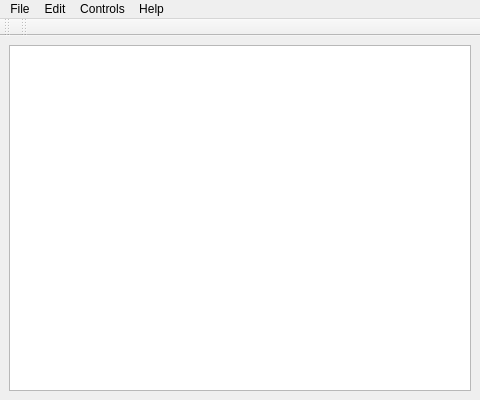
<?xml version="1.0" encoding="UTF-8"?>
<ui version="4.0">
 <class>RobotQt</class>
 <widget class="QMainWindow" name="RobotQt">
  <property name="geometry">
   <rect>
    <x>0</x>
    <y>0</y>
    <width>480</width>
    <height>400</height>
   </rect>
  </property>
  <property name="minimumSize">
   <size>
    <width>480</width>
    <height>400</height>
   </size>
  </property>
  <property name="windowTitle">
   <string>MainWindow</string>
  </property>
  <property name="windowIcon">
   <iconset resource="../src/robotqt_imgs.qrc">
    <normaloff>:/images/logo.png</normaloff>:/images/logo.png</iconset>
  </property>
  <widget class="QWidget" name="centralwidget">
   <layout class="QGridLayout" name="gridLayout">
    <item row="0" column="0">
     <widget class="QGraphicsView" name="graphicsView"/>
    </item>
   </layout>
  </widget>
  <widget class="QMenuBar" name="menubar">
   <property name="geometry">
    <rect>
     <x>0</x>
     <y>0</y>
     <width>480</width>
     <height>25</height>
    </rect>
   </property>
   <widget class="QMenu" name="menuFile">
    <property name="title">
     <string>File</string>
    </property>
    <addaction name="actionNew"/>
    <addaction name="actionAddPlugin"/>
    <addaction name="separator"/>
    <addaction name="actionQuit"/>
   </widget>
   <widget class="QMenu" name="menuEdit">
    <property name="title">
     <string>Edit</string>
    </property>
    <addaction name="actionSourceEditor"/>
    <addaction name="actionPreferences"/>
   </widget>
   <widget class="QMenu" name="menuControls">
    <property name="title">
     <string>Controls</string>
    </property>
    <addaction name="actionPlay"/>
    <addaction name="actionPause"/>
    <addaction name="actionStop"/>
   </widget>
   <widget class="QMenu" name="menuHelp">
    <property name="title">
     <string>Help</string>
    </property>
    <addaction name="actionAboutRobotQt"/>
   </widget>
   <addaction name="menuFile"/>
   <addaction name="menuEdit"/>
   <addaction name="menuControls"/>
   <addaction name="menuHelp"/>
  </widget>
  <widget class="QToolBar" name="fileToolBar">
   <property name="windowTitle">
    <string>toolBar</string>
   </property>
   <attribute name="toolBarArea">
    <enum>TopToolBarArea</enum>
   </attribute>
   <attribute name="toolBarBreak">
    <bool>false</bool>
   </attribute>
  </widget>
  <widget class="QToolBar" name="controlToolBar">
   <property name="windowTitle">
    <string>toolBar</string>
   </property>
   <attribute name="toolBarArea">
    <enum>TopToolBarArea</enum>
   </attribute>
   <attribute name="toolBarBreak">
    <bool>false</bool>
   </attribute>
  </widget>
  <action name="actionNew">
   <property name="icon">
    <iconset resource="../src/robotqt_imgs.qrc">
     <normaloff>:/images/document-new.svg</normaloff>:/images/document-new.svg</iconset>
   </property>
   <property name="text">
    <string>&amp;New</string>
   </property>
   <property name="toolTip">
    <string>Create a new blank RobotQt scenario</string>
   </property>
  </action>
  <action name="actionAddPlugin">
   <property name="icon">
    <iconset resource="../src/robotqt_imgs.qrc">
     <normaloff>:/images/list-add.svg</normaloff>:/images/list-add.svg</iconset>
   </property>
   <property name="text">
    <string>&amp;Add Plugin</string>
   </property>
   <property name="toolTip">
    <string>Add a Plugin</string>
   </property>
   <property name="shortcut">
    <string>Ctrl+A</string>
   </property>
  </action>
  <action name="actionQuit">
   <property name="text">
    <string>&amp;Quit</string>
   </property>
   <property name="toolTip">
    <string>Quit RobotQt</string>
   </property>
   <property name="menuRole">
    <enum>QAction::QuitRole</enum>
   </property>
  </action>
  <action name="actionSourceEditor">
   <property name="icon">
    <iconset resource="../src/robotqt_imgs.qrc">
     <normaloff>:/images/text-x-script.svg</normaloff>:/images/text-x-script.svg</iconset>
   </property>
   <property name="text">
    <string>S&amp;ource Editor</string>
   </property>
   <property name="toolTip">
    <string>Open the Source Editor</string>
   </property>
   <property name="shortcut">
    <string>Ctrl+Shift+O</string>
   </property>
  </action>
  <action name="actionPreferences">
   <property name="text">
    <string>Preferences...</string>
   </property>
   <property name="menuRole">
    <enum>QAction::PreferencesRole</enum>
   </property>
  </action>
  <action name="actionPlay">
   <property name="icon">
    <iconset resource="../src/robotqt_imgs.qrc">
     <normaloff>:/images/media-playback-start.svg</normaloff>:/images/media-playback-start.svg</iconset>
   </property>
   <property name="text">
    <string>&amp;Play</string>
   </property>
   <property name="toolTip">
    <string>Play Simulation</string>
   </property>
   <property name="shortcut">
    <string>Ctrl+P</string>
   </property>
  </action>
  <action name="actionPause">
   <property name="icon">
    <iconset resource="../src/robotqt_imgs.qrc">
     <normaloff>:/images/media-playback-pause.svg</normaloff>:/images/media-playback-pause.svg</iconset>
   </property>
   <property name="text">
    <string>Pa&amp;use</string>
   </property>
   <property name="toolTip">
    <string>Pause Simulation</string>
   </property>
   <property name="shortcut">
    <string>Ctrl+U</string>
   </property>
  </action>
  <action name="actionStop">
   <property name="icon">
    <iconset resource="../src/robotqt_imgs.qrc">
     <normaloff>:/images/media-playback-stop.svg</normaloff>:/images/media-playback-stop.svg</iconset>
   </property>
   <property name="text">
    <string>S&amp;top</string>
   </property>
   <property name="toolTip">
    <string>Stop Simulation</string>
   </property>
   <property name="shortcut">
    <string>Ctrl+T</string>
   </property>
  </action>
  <action name="actionAboutRobotQt">
   <property name="text">
    <string>About RobotQt</string>
   </property>
   <property name="menuRole">
    <enum>QAction::AboutRole</enum>
   </property>
  </action>
 </widget>
 <resources>
  <include location="../src/robotqt_imgs.qrc"/>
 </resources>
 <connections/>
</ui>
